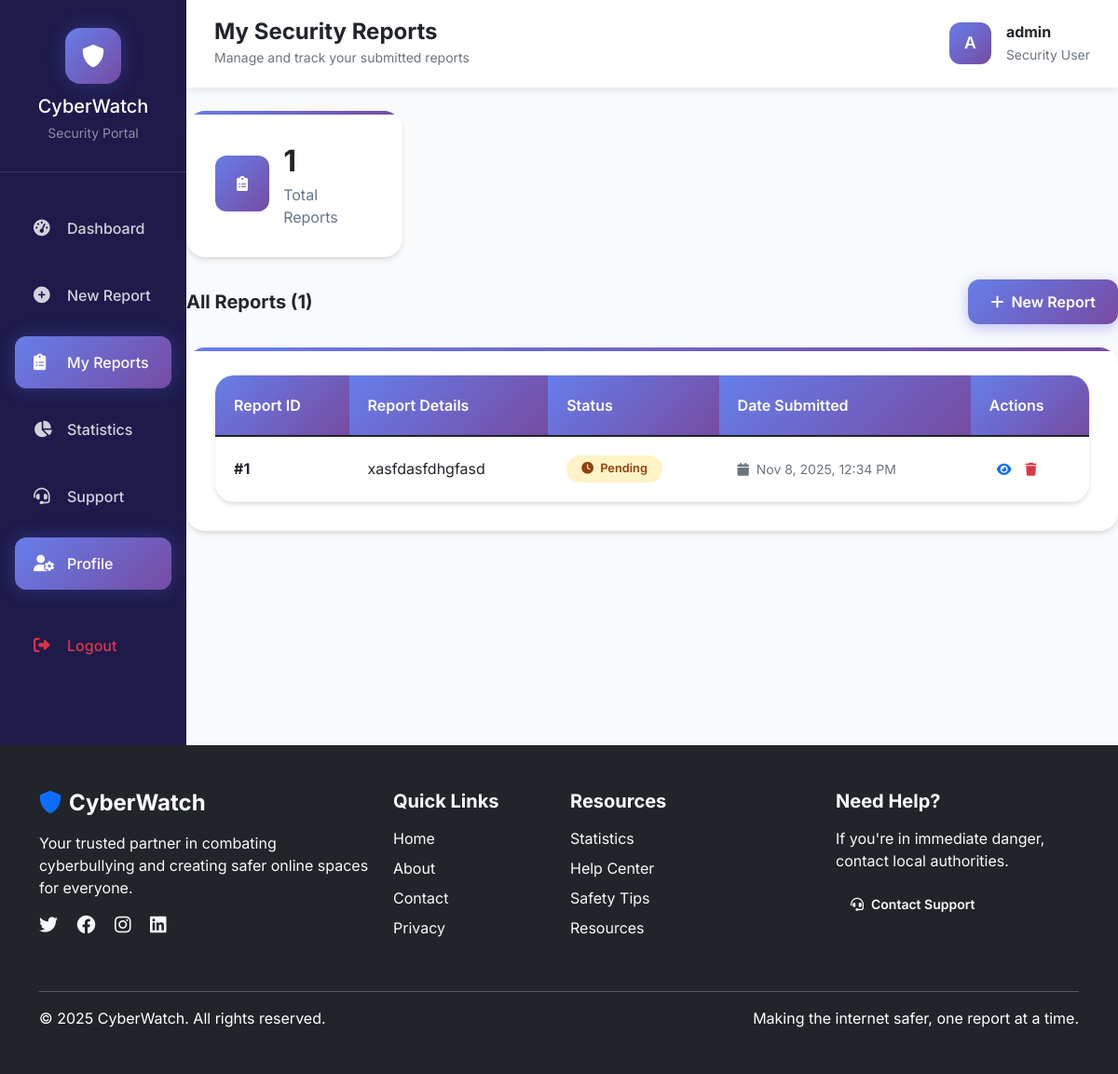
Screenshot of /my_reports.php (signed in) with the database file from the repository.
### tables this page shows
CREATE TABLE `reports` (
  `report_id` int(11) NOT NULL,
  `user_id` int(11) NOT NULL,
  `report_details` text NOT NULL,
  `date_reported` timestamp NOT NULL DEFAULT current_timestamp(),
  `status` enum('pending','in_review','resolved') DEFAULT 'pending'
);

### my_reports.php (the view, shortened to what this page needs)
<?php
require_once 'config.php';
$user_id = $_SESSION["id"];
$username = $_SESSION["username"];
$reports = [];
$sql = "SELECT
        report_id,
        report_details,
        date_reported,
        status
        FROM reports
        WHERE user_id = ?
        ORDER BY date_reported DESC";
if ($stmt = $conn->prepare($sql)) {
    $stmt->bind_param("i", $user_id);
    $stmt->execute();
    $result = $stmt->get_result();
    $reports = $result->fetch_all(MYSQLI_ASSOC);
}
?>
<!DOCTYPE html>
<html lang="en">
<head>
    <link href="https://cdn.jsdelivr.net/npm/bootstrap@5.1.3/dist/css/bootstrap.min.css" rel="stylesheet">
    <link href="https://cdnjs.cloudflare.com/ajax/libs/font-awesome/6.0.0/css/all.min.css" rel="stylesheet">
</head>
<body>
    <div class="container-fluid p-0">
        <div class="row g-0">
            <div class="col-lg-2 sidebar">
                <div class="sidebar-brand">
                    <div class="brand-icon">
                        <i class="fas fa-shield-alt"></i>
                    </div>
                    <h5 class="text-white mb-1">CyberWatch</h5>
                    <small class="text-white-50">Security Portal</small>
                </div>
                <nav class="nav flex-column mt-4">
                    <div class="nav-item">
                        <a class="nav-link" href="dashboard.php">
                            <i class="fas fa-tachometer-alt"></i>
                            <span>Dashboard</span>
                        </a>
                    </div>
                    <div class="nav-item">
                        <a class="nav-link" href="report.php">
                            <i class="fas fa-plus-circle"></i>
                            <span>New Report</span>
                        </a>
                    </div>
                    <div class="nav-item">
                        <a class="nav-link active" href="my_reports.php">
                            <i class="fas fa-clipboard-list"></i>
                            <span>My Reports</span>
                        </a>
                    </div>
                    <div class="nav-item">
                        <a class="nav-link" href="infographic.php">
                            <i class="fas fa-chart-pie"></i>
                            <span>Statistics</span>
                        </a>
                    </div>
                    <div class="nav-item">
                        <a class="nav-link" href="contact.php">
                            <i class="fas fa-headset"></i>
                            <span>Support</span>
                        </a>
                    </div>
                    <div class="nav-item">
                        <a class="nav-link active" href="profile.php">
                            <i class="fas fa-user-cog"></i>
                            <span>Profile</span>
                        </a>
                    </div>
                    <div class="nav-item mt-4">
                        <a class="nav-link text-danger" href="logout.php">
                            <i class="fas fa-sign-out-alt"></i>
                            <span>Logout</span>
                        </a>
                    </div>
                </nav>
            </div>
            <div class="col-lg-10 main-content">
                <nav class="top-bar">
                    <div class="d-flex justify-content-between align-items-center">
                        <div>
                            <h4 class="mb-0 text-dark fw-bold">My Security Reports</h4>
                            <small class="text-muted">Manage and track your submitted reports</small>
                        </div>
                        <div class="d-flex align-items-center">
                            <div class="user-avatar me-3">
                                <?php echo strtoupper(substr($username, 0, 1)); ?>
                            </div>
                            <div>
                                <div class="fw-bold text-dark"><?php echo htmlspecialchars($username); ?></div>
                                <small class="text-muted">Security User</small>
                            </div>
                        </div>
                    </div>
                </nav>
                <div class="container-fluid py-4">
                    <div class="row mb-4">
                        <div class="col-xl-3 col-md-6">
                            <div class="stat-card animate-slide-in">
                                <div class="d-flex align-items-center">
                                    <div class="stat-icon" style="background: var(--gradient); width: 60px; height: 60px; border-radius: 12px; display: flex; align-items: center; justify-content: center; margin-right: 15px;">
                                        <i class="fas fa-clipboard-list text-white"></i>
                                    </div>
                                    <div>
                                        <div class="stat-number" style="font-size: 2rem; font-weight: 700;"><?php echo count($reports); ?></div>
                                        <div class="stat-label" style="color: #64748b;">Total Reports</div>
                                    </div>
                                </div>
                            </div>
                        </div>
                    </div>
                    <div class="d-flex justify-content-between align-items-center mb-4">
                        <h5 class="fw-bold mb-0">All Reports (<?php echo count($reports); ?>)</h5>
                        <a href="report.php" class="btn btn-primary">
                            <i class="fas fa-plus me-2"></i>New Report
                        </a>
                    </div>
                    <?php if (!empty($reports)): ?>
                        <div class="stat-card animate-slide-in">
                            <div class="table-container">
                                <div class="table-responsive">
                                    <table class="table table-hover">
                                        <thead>
                                            <tr>
                                                <th>Report ID</th>
                                                <th>Report Details</th>
                                                <th>Status</th>
                                                <th>Date Submitted</th>
                                                <th>Actions</th>
                                            </tr>
                                        </thead>
                                        <tbody>
                                            <?php foreach ($reports as $report): ?>
                                                <tr>
                                                    <td><strong>#<?php echo $report['report_id']; ?></strong></td>
                                                    <td>
                                                        <div class="report-details">
                                                            <?php
                                                                $details = htmlspecialchars($report['report_details']);
                                                                if (strlen($details) > 100) {
                                                                    echo '<span class="short-text">' . substr($details, 0, 100) . '...</span>';
                                                                    echo '<span class="full-text d-none">' . $details . '</span>';
                                                                    echo '<a href="#" class="text-primary toggle-details ms-1">Show more</a>';
                                                                } else {
                                                                    echo $details;
                                                                }
                                                            ?>
                                                        </div>
                                                    </td>
                                                    <td>
                                                        <span class="badge badge-<?php echo str_replace('_', '-', $report['status']); ?>">
                                                            <i class="fas fa-<?php
                                                                if ($report['status'] == 'pending') echo 'clock';
                                                                elseif ($report['status'] == 'in_review') echo 'search';
                                                                else echo 'check';
                                                            ?> me-1"></i>
                                                            <?php echo ucfirst(str_replace('_', ' ', $report['status'])); ?>
                                                        </span>
                                                    </td>
                                                    <td>
                                                        <small class="text-muted">
                                                            <i class="fas fa-calendar me-1"></i>
                                                            <?php echo date('M j, Y, g:i A', strtotime($report['date_reported'])); ?>
                                                        </small>
                                                    </td>
                                                    <td>
                                                        <div class="btn-group btn-group-sm">
                                                            <button class="btn btn-outline-primary view-report-btn"
                                                                    data-id="<?php echo $report['report_id']; ?>"
                                                                    data-details="<?php echo htmlspecialchars($report['report_details']); ?>"
                                                                    data-status="<?php echo $report['status']; ?>"
                                                                    data-created="<?php echo $report['date_reported']; ?>"
                                                                    title="View Details">
                                                                <i class="fas fa-eye"></i>
                                                            </button>
                                                            <button class="btn btn-outline-danger"
                                                                    onclick="confirmDelete(<?php echo $report['report_id']; ?>)"
                                                                    title="Delete Report">
                                                                <i class="fas fa-trash"></i>
                                                            </button>
                                                        </div>
                                                    </td>
                                                </tr>
                                            <?php endforeach; ?>
                                        </tbody>
                                    </table>
                                </div>
                            </div>
                        </div>
                    <?php endif; ?>
                </div>
            </div>
        </div>
    </div>
</body>
</html>
<?php
include "footer.php";
?>

### my_reports.php (style rules this page uses)
:root { --primary: #6366f1; --primary-dark: #4f46e5; --success: #10b981; --warning: #f59e0b; --danger: #ef4444; --info: #06b6d4; --dark: #1f2937; --light: #f8fafc; --gradient: linear-gradient(135deg, #667eea 0%, #764ba2 100%); --sidebar: #1e1b4b; --card-shadow: 0 4px 6px -1px rgba(0, 0, 0, 0.1), 0 2px 4px -1px rgba(0, 0, 0, 0.06); }
* { margin: 0; padding: 0; box-sizing: border-box; }
body { font-family: 'Inter', sans-serif; background: #f8fafc; min-height: 100vh; }
.sidebar { background: var(--sidebar); color: white; min-height: 100vh; padding: 0; transition: all 0.3s ease; }
.sidebar-brand { padding: 30px 20px; text-align: center; border-bottom: 1px solid rgba(255, 255, 255, 0.1); }
.brand-icon { width: 60px; height: 60px; background: var(--gradient); border-radius: 16px; display: flex; align-items: center; justify-content: center; margin: 0 auto 12px; font-size: 1.5rem; box-shadow: 0 0 20px rgba(99, 102, 241, 0.3); }
.nav-item { margin: 8px 16px; }
.nav-link { color: rgba(255, 255, 255, 0.8); padding: 16px 20px; border-radius: 12px; transition: all 0.3s ease; display: flex; align-items: center; font-weight: 500; text-decoration: none; }
.nav-link.active { background: var(--gradient); color: white; box-shadow: 0 0 20px rgba(99, 102, 241, 0.3); }
.nav-link i { width: 24px; margin-right: 12px; font-size: 1.1rem; }
.main-content { background: var(--light); min-height: 100vh; }
.top-bar { background: rgba(255, 255, 255, 0.95); backdrop-filter: blur(20px); border-bottom: 1px solid rgba(255, 255, 255, 0.2); padding: 20px 30px; box-shadow: 0 2px 10px rgba(0, 0, 0, 0.1); }
.user-avatar { width: 45px; height: 45px; border-radius: 12px; background: var(--gradient); display: flex; align-items: center; justify-content: center; color: white; font-weight: 600; font-size: 1.1rem; }
.stat-card { background: white; border-radius: 20px; padding: 30px; box-shadow: var(--card-shadow); border: 1px solid rgba(255, 255, 255, 0.2); transition: all 0.3s ease; position: relative; overflow: hidden; height: 100%; }
.stat-card::before { content: ''; position: absolute; top: 0; left: 0; width: 100%; height: 4px; background: var(--gradient); }
.table-container { background: white; border-radius: 20px; overflow: hidden; box-shadow: var(--card-shadow); }
.table { margin-bottom: 0; }
.table th { background: var(--gradient); color: white; border: none; padding: 20px; font-weight: 600; }
.table td { padding: 20px; border-color: #f1f5f9; vertical-align: middle; }
.badge { padding: 8px 16px; border-radius: 20px; font-weight: 600; font-size: 0.8rem; }
.badge-pending { background: #fef3c7; color: #92400e; }
.btn { border-radius: 12px; padding: 12px 24px; font-weight: 600; border: none; transition: all 0.3s ease; }
.btn-primary { background: var(--gradient); box-shadow: 0 4px 15px rgba(99, 102, 241, 0.4); }
.animate-slide-in { animation: slideIn 0.6s ease-out; }
.report-details { max-width: 400px; }

### rows the page displays
reports: report_id "1", report_details "xasfdasfdhgfasd", status "Pending", date_reported "Nov 8, 2025, 12:34 PM"

### other values shown
substr($username, 0, 1) "A"
$username "admin"
count($reports) "1"
